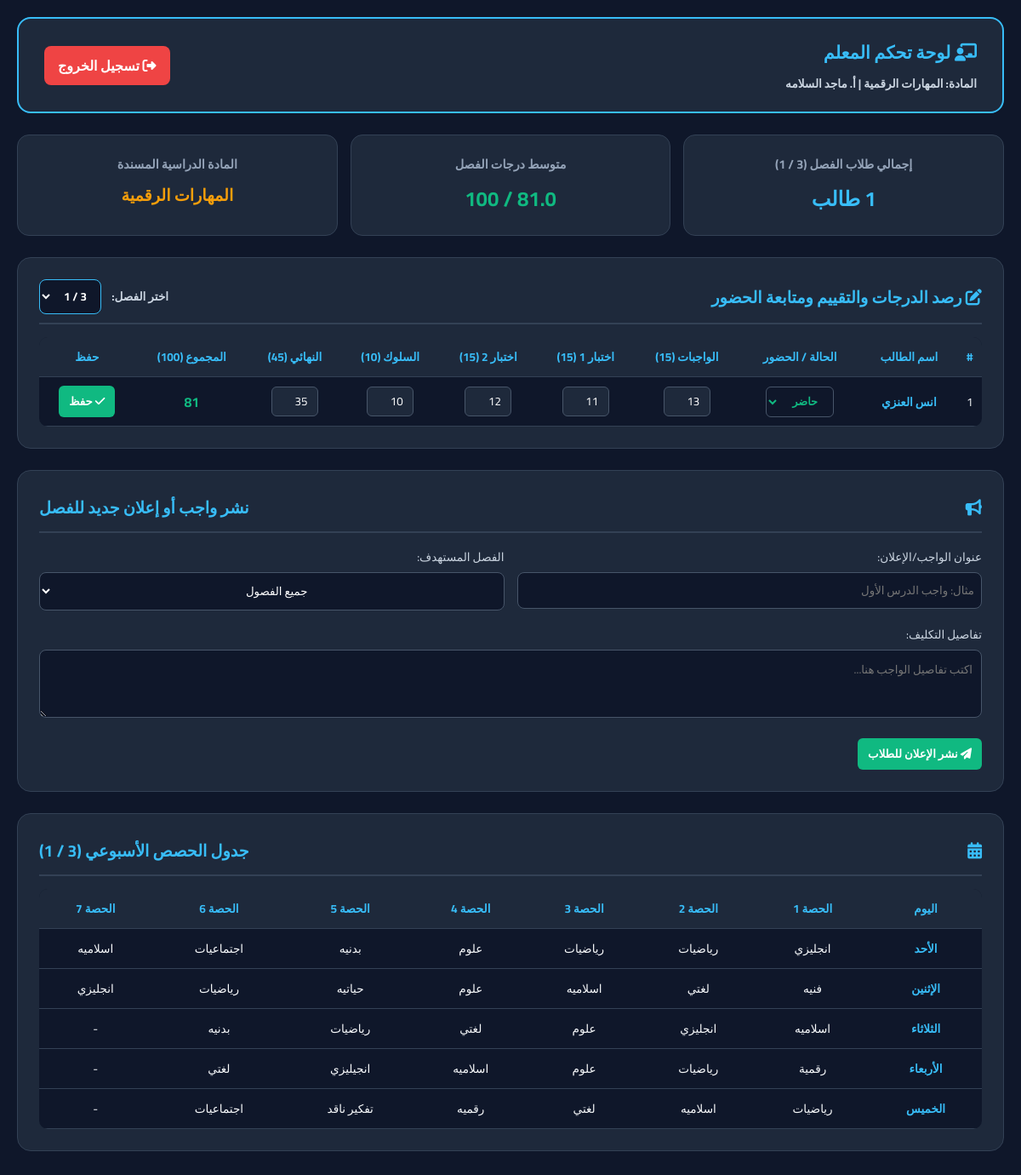
Screenshot of /teacher (signed in) with the database file from the repository.
### tables this page shows
CREATE TABLE homework (
            id INTEGER PRIMARY KEY AUTOINCREMENT,
            teacher_name TEXT NOT NULL,
            subject TEXT NOT NULL,
            title TEXT NOT NULL,
            content TEXT NOT NULL,
            class_name TEXT DEFAULT '3 / 1'
        );

CREATE TABLE students_list (
            id INTEGER PRIMARY KEY AUTOINCREMENT,
            student_name TEXT UNIQUE NOT NULL,
            stage TEXT DEFAULT 'المرحلة المتوسطة',
            class_name TEXT DEFAULT '3 / 1',
            status TEXT DEFAULT 'حاضر'
        );

CREATE TABLE school_schedules (
            id INTEGER PRIMARY KEY AUTOINCREMENT,
            class_name TEXT NOT NULL,
            day_name TEXT NOT NULL,
            p1 TEXT, p2 TEXT, p3 TEXT, p4 TEXT, p5 TEXT, p6 TEXT, p7 TEXT
        );

### app.py (the view)
@app.route('/teacher', methods=['GET', 'POST'])
def teacher_dashboard():
    if 'role' not in session or session['role'] != 'teacher':
        return redirect(url_for('login'))
    teacher_subject = session.get('subject')
    selected_class = request.args.get('class_filter', '3 / 1')
    conn = sqlite3.connect('school_v2.db')
    cursor = conn.cursor()
    cursor.execute("""
        SELECT s.id, s.student_name, s.stage, s.class_name, s.status,
               COALESCE(g.hw_grade, 0), COALESCE(g.exam1_grade, 0), COALESCE(g.exam2_grade, 0),
               COALESCE(g.behavior_grade, 0), COALESCE(g.final_grade, 0), COALESCE(g.total_grade, 0),
               COALESCE(g.attendance, 'حاضر'), COALESCE(g.id, 0)
        FROM students_list s
        LEFT JOIN subject_grades g ON s.student_name = g.student_name AND g.subject_name = ?
        WHERE s.class_name = ?
        ORDER BY s.student_name ASC
    """, (teacher_subject, selected_class))
    students = cursor.fetchall()
    total_stu_count = len(students)
    avg_total_grade = 0
    if total_stu_count > 0:
        sum_grades = sum(stu[10] for stu in students)
        avg_total_grade = round(sum_grades / total_stu_count, 1)
    cursor.execute("SELECT * FROM homework")
    homeworks = cursor.fetchall()
    cursor.execute("SELECT day_name, p1, p2, p3, p4, p5, p6, p7 FROM school_schedules WHERE class_name = ?", (selected_class,))
    schedule_rows = cursor.fetchall()
    conn.close()
    return render_template('teacher.html', students=students, homeworks=homeworks, teacher_subject=teacher_subject,
                           selected_class=selected_class, schedule_rows=schedule_rows, total_stu_count=total_stu_count, avg_total_grade=avg_total_grade)

### templates/teacher.html (shortened to what this page needs)
<!DOCTYPE html>
<html lang="ar" dir="rtl">
<head>
    <link rel="stylesheet" href="https://cdnjs.cloudflare.com/ajax/libs/font-awesome/6.4.0/css/all.min.css">
</head>
<body>
    <div class="container">
        <header>
            <h1><i class="fa-solid fa-chalkboard-user"></i> لوحة تحكم المعلم<span>المادة: {{ teacher_subject }} | أ. {{ session['username'] }}</span></h1>
            <a href="/logout" class="btn-logout"><i class="fa-solid fa-right-from-bracket"></i> تسجيل الخروج</a>
        </header>
        <div class="stats-grid">
            <div class="stat-box">
                <h4>إجمالي طلاب الفصل ({{ selected_class }})</h4>
                <div class="num">{{ total_stu_count }} طالب</div>
            </div>
            <div class="stat-box">
                <h4>متوسط درجات الفصل</h4>
                <div class="num" style="color: #10b981;">{{ avg_total_grade }} / 100</div>
            </div>
            <div class="stat-box">
                <h4>المادة الدراسية المسندة</h4>
                <div class="num" style="font-size: 1.2rem; color: #f59e0b;">{{ teacher_subject }}</div>
            </div>
        </div>
        <div class="card">
            <h3>
                <span><i class="fa-solid fa-pen-to-square"></i> رصد الدرجات والتقييم ومتابعة الحضور</span>
                <form method="GET" action="/teacher" class="filter-form">
                    <label style="font-size: 0.85rem; color: #cbd5e1; margin-left: 8px;">اختر الفصل:</label>
                    <select name="class_filter" onchange="this.form.submit()">
                        <option value="3 / 1" {% if selected_class == '3 / 1' %}selected{% endif %}>3 / 1</option>
                    </select>
                </form>
            </h3>
            <table>
                <thead>
                    <tr>
                        <th>#</th>
                        <th>اسم الطالب</th>
                        <th>الحالة / الحضور</th>
                        <th>الواجبات (15)</th>
                        <th>اختبار 1 (15)</th>
                        <th>اختبار 2 (15)</th>
                        <th>السلوك (10)</th>
                        <th>النهائي (45)</th>
                        <th>المجموع (100)</th>
                        <th>حفظ</th>
                    </tr>
                </thead>
                <tbody>
                    {% for s in students %}
                    <tr>
                        <form action="/update_student/{{ s[0] }}" method="POST">
                            <td>{{ loop.index }}</td>
                            <td><strong style="color: #38bdf8;">{{ s[1] }}</strong></td>
                            <td>
                                <select name="attendance" style="width: 80px; font-size: 0.8rem; background: #0f172a; color: {% if s[11] == 'غائب' %}#ef4444{% elif s[11] == 'متأخر' %}#f59e0b{% else %}#10b981{% endif %}; font-weight: bold;">
                                    <option value="حاضر" {% if s[11] == 'حاضر' %}selected{% endif %}>حاضر</option>
                                </select>
                            </td>
                            <td><input type="number" name="hw_grade" value="{{ s[5] }}" min="0" max="15"></td>
                            <td><input type="number" name="exam1_grade" value="{{ s[6] }}" min="0" max="15"></td>
                            <td><input type="number" name="exam2_grade" value="{{ s[7] }}" min="0" max="15"></td>
                            <td><input type="number" name="behavior_grade" value="{{ s[8] }}" min="0" max="10"></td>
                            <td><input type="number" name="final_grade" value="{{ s[9] }}" min="0" max="45"></td>
                            <td><strong style="color: #10b981; font-size: 1rem;">{{ s[10] }}</strong></td>
                            <td><button type="submit" class="btn-save"><i class="fa-solid fa-check"></i> حفظ</button></td>
                        </form>
                    </tr>
                    {% endfor %}
                </tbody>
            </table>
        </div>
        <div class="card">
            <h3><i class="fa-solid fa-bullhorn"></i> نشر واجب أو إعلان جديد للفصل</h3>
            <form action="/add_homework" method="POST">
                <div style="display: grid; grid-template-columns: repeat(auto-fit, minmax(220px, 1fr)); gap: 15px; margin-bottom: 15px;">
                    <div>
                        <label style="font-size: 0.85rem; color: #cbd5e1; display: block; margin-bottom: 5px;">عنوان الواجب/الإعلان:</label>
                        <input type="text" name="title" placeholder="مثال: واجب الدرس الأول" required style="width: 100%; padding: 8px; background: #0f172a; border: 1px solid #475569; color: white; border-radius: 8px;">
                    </div>
                    <div>
                        <label style="font-size: 0.85rem; color: #cbd5e1; display: block; margin-bottom: 5px;">الفصل المستهدف:</label>
                        <select name="class_name" style="width: 100%; padding: 8px; background: #0f172a; border: 1px solid #475569; color: white; border-radius: 8px;">
                            <option value="الكل">جميع الفصول</option>
                        </select>
                    </div>
                </div>
                <div style="margin-bottom: 15px;">
                    <label style="font-size: 0.85rem; color: #cbd5e1; display: block; margin-bottom: 5px;">تفاصيل التكليف:</label>
                    <textarea name="content" placeholder="اكتب تفاصيل الواجب هنا..." required style="width: 100%; height: 80px; padding: 10px; background: #0f172a; border: 1px solid #475569; color: white; border-radius: 8px; font-family: 'Cairo';"></textarea>
                </div>
                <button type="submit" class="btn-save"><i class="fa-solid fa-paper-plane"></i> نشر الإعلان للطلاب</button>
            </form>
        </div>
        <div class="card">
            <h3><i class="fa-solid fa-calendar-days"></i> جدول الحصص الأسبوعي ({{ selected_class }})</h3>
            <table>
                <thead>
                    <tr><th>اليوم</th><th>الحصة 1</th><th>الحصة 2</th><th>الحصة 3</th><th>الحصة 4</th><th>الحصة 5</th><th>الحصة 6</th><th>الحصة 7</th></tr>
                </thead>
                <tbody>
                    {% for row in schedule_rows %}
                    <tr>
                        <td><strong style="color: #38bdf8;">{{ row[0] }}</strong></td>
                        <td>{{ row[1] }}</td><td>{{ row[2] }}</td><td>{{ row[3] }}</td><td>{{ row[4] }}</td><td>{{ row[5] }}</td><td>{{ row[6] }}</td><td>{{ row[7] }}</td>
                    </tr>
                    {% endfor %}
                </tbody>
            </table>
        </div>
    </div>
</body>
</html>

### templates/teacher.html (style rules this page uses)
* { box-sizing: border-box; margin: 0; padding: 0; font-family: 'Cairo', sans-serif; }
body { background: #0f172a; color: #f8fafc; padding: 20px; min-height: 100vh; }
.container { max-width: 1200px; margin: 0 auto; }
header { display: flex; justify-content: space-between; align-items: center; background: #1e293b; padding: 20px 30px; border-radius: 16px; border: 2px solid #38bdf8; margin-bottom: 25px; }
header h1 { font-size: 1.3rem; color: #38bdf8; }
header h1 span { display: block; font-size: 0.85rem; color: #cbd5e1; margin-top: 4px; }
.btn-logout { background: #ef4444; color: white; padding: 8px 16px; border-radius: 8px; text-decoration: none; font-weight: bold; }
.card { background: #1e293b; padding: 25px; border-radius: 16px; border: 1px solid #334155; margin-bottom: 25px; }
.card h3 { color: #38bdf8; margin-bottom: 15px; font-size: 1.2rem; border-bottom: 2px solid #334155; padding-bottom: 10px; display: flex; justify-content: space-between; align-items: center; flex-wrap: wrap; gap: 10px; }
table { width: 100%; border-collapse: collapse; background: #0f172a; border-radius: 10px; overflow: hidden; margin-top: 10px; }
th, td { padding: 10px 6px; text-align: center; border-bottom: 1px solid #334155; font-size: 0.85rem; }
th { background: #1e293b; color: #38bdf8; }
input[type="number"], select { width: 55px; padding: 4px; background: #1e293b; border: 1px solid #475569; color: white; text-align: center; border-radius: 6px; }
.btn-save { background: #10b981; color: white; border: none; padding: 6px 12px; border-radius: 6px; cursor: pointer; font-weight: bold; }
.filter-form select { padding: 6px 12px; background: #0f172a; border: 1px solid #38bdf8; color: white; border-radius: 8px; font-weight: bold; width: auto; }
.stats-grid { display: grid; grid-template-columns: repeat(auto-fit, minmax(220px, 1fr)); gap: 15px; margin-bottom: 25px; }
.stat-box { background: #1e293b; padding: 20px; border-radius: 14px; border: 1px solid #334155; text-align: center; }
.stat-box h4 { color: #94a3b8; font-size: 0.9rem; margin-bottom: 5px; }
.stat-box .num { color: #38bdf8; font-size: 1.5rem; font-weight: bold; }

### rows the page displays
homework: subject "المهارات الرقمية", username "ماجد السلامه"
students_list: student_name "انس العنزي", hw_grade "13", exam1_grade "11", exam2_grade "12", behavior_grade "10", final_grade "35", s "81"
school_schedules: day_name "الأحد", p1 "انجليزي", p2 "رياضيات", p3 "رياضيات", p4 "علوم", p5 "بدنيه", p6 "اجتماعيات", p7 "اسلاميه"
school_schedules: day_name "الإثنين", p1 "فنيه", p2 "لغتي", p3 "اسلاميه", p4 "علوم", p5 "حياتيه", p6 "رياضيات", p7 "انجليزي"
school_schedules: day_name "الثلاثاء", p1 "اسلاميه", p2 "انجليزي", p3 "علوم", p4 "لغتي", p5 "رياضيات", p6 "بدنيه", p7 "-"
school_schedules: day_name "الأربعاء", p1 "رقمية", p2 "رياضيات", p3 "علوم", p4 "اسلاميه", p5 "انجيليزي", p6 "لغتي", p7 "-"
school_schedules: day_name "الخميس", p1 "رياضيات", p2 "اسلاميه", p3 "لغتي", p4 "رقميه", p5 "تفكير ناقد", p6 "اجتماعيات", p7 "-"

### other values shown
{{ selected_class }} "3 / 1"
